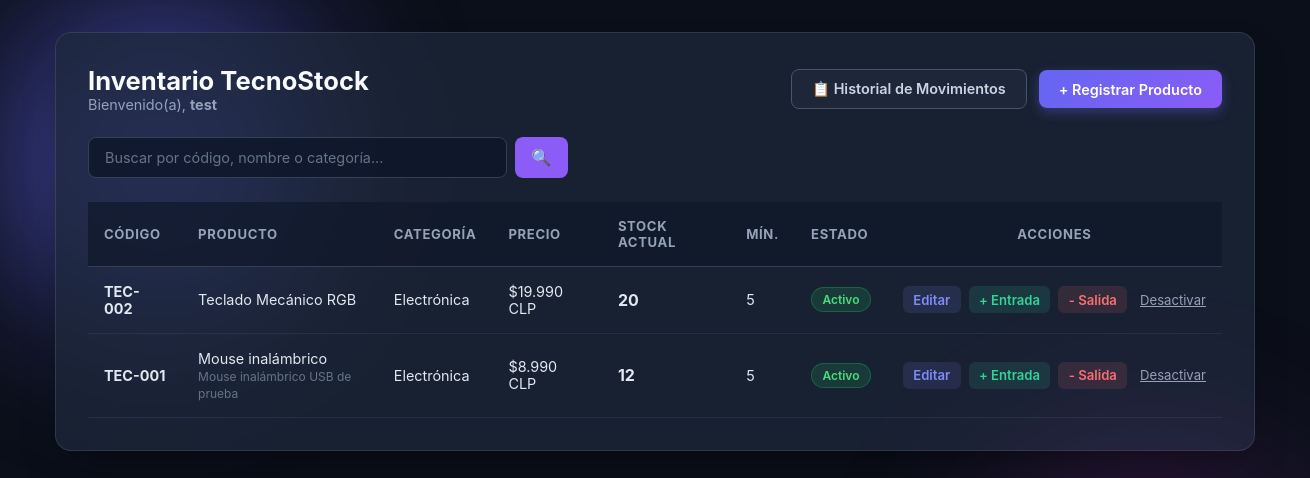
Screenshot of /inicio.php (signed in) with the database file from the repository.
### tables this page shows
CREATE TABLE `producto` (
  `id_producto` int(11) NOT NULL,
  `id_categoria` int(11) NOT NULL,
  `codigo` varchar(50) NOT NULL,
  `nombre` varchar(150) NOT NULL,
  `descripcion` text DEFAULT NULL,
  `precio` decimal(10,2) NOT NULL,
  `stock_actual` int(11) NOT NULL DEFAULT 0,
  `stock_minimo` int(11) NOT NULL DEFAULT 0,
  `estado` tinyint(4) NOT NULL DEFAULT 1
);

CREATE TABLE `categoria` (
  `id_categoria` int(11) NOT NULL,
  `nombre` varchar(100) NOT NULL,
  `descripcion` varchar(255) DEFAULT NULL,
  `estado` tinyint(4) NOT NULL DEFAULT 1
);

### inicio.php (the view, shortened to what this page needs)
<?php
require_once "conexion.php";
$busqueda = trim($_GET['busqueda'] ?? '');
$sql = "SELECT p.id_producto, p.codigo, p.nombre, p.descripcion, p.precio,
               p.stock_actual, p.stock_minimo, p.estado, c.nombre AS categoria
        FROM producto p
        INNER JOIN categoria c ON p.id_categoria = c.id_categoria";
$parametros = [];
$sql .= " ORDER BY p.id_producto DESC";
$consulta = $conexion->prepare($sql);
$consulta->execute($parametros);
$productos = $consulta->fetchAll(PDO::FETCH_ASSOC);
?>
<!DOCTYPE html>
<html lang="es">
<head>
  <link rel="stylesheet" href="diseño.css">
</head>
<body>
  <div class="main-container">
    <div class="top-bar">
      <div>
        <h2>Inventario TecnoStock</h2>
        <p class="user-greeting">
          Bienvenido(a), <strong><?= htmlspecialchars($_SESSION["nombre"] ?? "Usuario") ?></strong>
        </p>
      </div>
      <div style="display: flex; gap: 0.75rem; align-items: center; flex-wrap: wrap;">
        <a href="historial_movimientos.php" class="btn-action btn-history">📋 Historial de Movimientos</a>
        <a href="crear_producto.php" class="btn-action btn-create">+ Registrar Producto</a>
      </div>
    </div>
    <div class="search-container">
      <form action="inicio.php" method="GET" class="search-form">
        <input
          type="text"
          name="busqueda"
          class="search-input"
          placeholder="Buscar por código, nombre o categoría..."
          value="<?= htmlspecialchars($busqueda) ?>"
        >
        <button type="submit" class="btn-search" title="Buscar">🔍</button>
      </form>
    </div>
    <div class="table-wrapper">
      <table>
        <thead>
          <tr>
            <th>Código</th>
            <th>Producto</th>
            <th>Categoría</th>
            <th>Precio</th>
            <th>Stock Actual</th>
            <th>Mín.</th>
            <th>Estado</th>
            <th>Acciones</th>
          </tr>
        </thead>
        <tbody>
          <?php if (!empty($productos)): ?>
            <?php foreach ($productos as $fila): ?>
              <tr>
                <td><strong><?= htmlspecialchars($fila['codigo']) ?></strong></td>
                <td>
                  <div><?= htmlspecialchars($fila['nombre']) ?></div>
                  <small style="color: #64748b;"><?= htmlspecialchars($fila['descripcion']) ?></small>
                </td>
                <td><?= htmlspecialchars($fila['categoria']) ?></td>
                <td>$<?= number_format($fila['precio'], 0, ',', '.') ?> CLP</td>
                <td>
                  <span class="stock-numero"><?= $fila['stock_actual'] ?></span>
                  <br>
                </td>
                <td><?= $fila['stock_minimo'] ?></td>
                <td>
                  <?php if ($fila['estado'] == 1): ?>
                    <span class="badge badge-activo">Activo</span>
                  <?php else: ?>
                    <span class="badge badge-inactivo">Inactivo</span>
                  <?php endif; ?>
                </td>
                <td>
                  <div class="actions-cell">
                    <a href="editar_producto.php?id=<?= $fila['id_producto'] ?>" class="link-action link-edit">Editar</a>
                    <?php if ($fila['estado'] == 1): ?>
                      <a href="movimiento.php?tipo=entrada&id=<?= $fila['id_producto'] ?>" class="link-action link-mov-in">+ Entrada</a>
                      <a href="movimiento.php?tipo=salida&id=<?= $fila['id_producto'] ?>" class="link-action link-mov-out">- Salida</a>
                    <?php else: ?>
                      <span style="color: #64748b; font-size: 0.8rem; font-style: italic;">Sin operaciones</span>
                    <?php endif; ?>
                    <a href="cambiar_estado.php?id=<?= $fila['id_producto'] ?>" class="link-toggle" onclick="return confirm('¿Seguro que deseas cambiar el estado?')">
                      <?= ($fila['estado'] == 1) ? 'Desactivar' : 'Activar' ?>
                    </a>
                  </div>
                </td>
              </tr>
            <?php endforeach; ?>
          <?php endif; ?>
        </tbody>
      </table>
    </div>
  </div>
</body>
</html>

### diseño.css (style rules this page uses)
* { box-sizing: border-box; margin: 0; padding: 0; font-family: -apple-system, BlinkMacSystemFont, "Segoe UI", Roboto, Helvetica, Arial, sans-serif; }
body { background-color: #0b0f19; display: flex; justify-content: center; align-items: center; min-height: 100vh; padding: 1.5rem; position: relative; overflow: hidden; }
body::before { content: ""; position: absolute; width: 480px; height: 480px; background: radial-gradient(circle, rgba(99, 102, 241, 0.8) 0%, rgba(99, 102, 241, 0) 70%); top: -80px; left: -80px; border-radius: 50%; filter: blur(60px); z-index: 0; animation: floatOrbOne 14s ease-in-out infinite alternate; }
body::after { content: ""; position: absolute; width: 520px; height: 520px; background: radial-gradient(circle, rgba(217, 70, 239, 0.28) 0%, rgba(217, 70, 239, 0) 70%); bottom: -100px; right: -100px; border-radius: 50%; filter: blur(70px); z-index: 0; animation: floatOrbTwo 16s ease-in-out infinite alternate; }
input, textarea { width: 100%; padding: 0.8rem 1rem; border: 1.5px solid #334155; border-radius: 10px; font-size: 0.95rem; color: #f1f5f9; background-color: rgba(15, 23, 42, 0.85); outline: none; transition: all 0.25s ease; }
input::placeholder, textarea::placeholder { color: #64748b; }
button { position: relative; width: 100%; padding: 0.9rem 1.5rem; font-size: 1rem; font-weight: 700; letter-spacing: 0.5px; color: #ffffff; border: none; border-radius: 10px; cursor: pointer; margin-top: 0.75rem; overflow: hidden; background: linear-gradient(135deg, #6366f1, #8b5cf6, #d946ef); background-size: 200% 200%; box-shadow: 0 4px 15px rgba(99, 102, 241, 0.35); transition: all 0.3s cubic-bezier(0.4, 0, 0.2, 1); animation: pulseGradient 6s ease infinite; }
button::before { content: ''; position: absolute; top: 0; left: -100%; width: 60%; height: 100%; background: linear-gradient( 120deg, transparent, rgba(255, 255, 255, 0.35), transparent ); transform: skewX(-20deg); transition: left 0.6s ease; }
.btn-history { background: rgba(30, 41, 59, 0.9); color: #cbd5e1; border: 1px solid #475569; }

### rows the page displays
producto: codigo "TEC-002", nombre "Teclado Mecánico RGB", id_categoria.nombre "Electrónica", precio "19.990", stock_actual "20", stock_minimo "5", estado "Activo"
producto: codigo "TEC-001", nombre "Mouse inalámbrico", descripcion "Mouse inalámbrico USB de prueba", id_categoria.nombre "Electrónica", precio "8.990", stock_actual "12", stock_minimo "5", estado "Activo"

### other values shown
$_SESSION["nombre"] "test"
